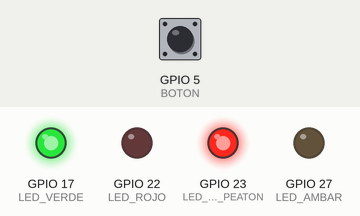
A program run on a simulated Raspberry Pi (BCM pin numbers). On the bench: output pins drawn as LEDs (lit = HIGH). The test bench sets the inputs (shaded band); at power-on: GPIO 5 (BOTON) HIGH.

Above: at 2.5 s.
At 6.0 s:
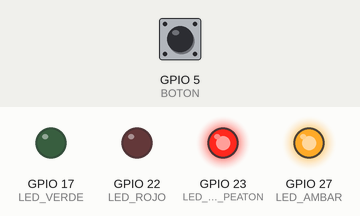
At 12.0 s:
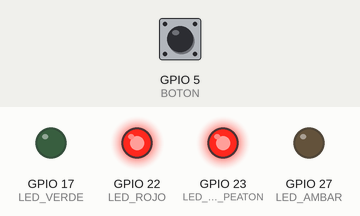
Timing chart, 0 to 19.6 s (numbered marks = the images above):
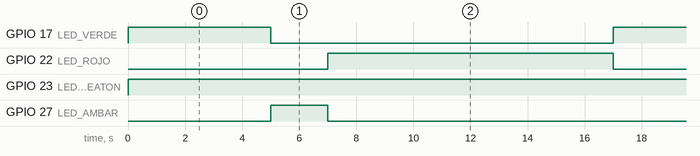

The program:

etapa6.py
```python
from gpiozero import LED, Button
from time import sleep

LED_VERDE = LED(17)
LED_AMBAR = LED(27)
LED_ROJO = LED(22)
LED_ROJO_PEATON = LED(23)
BOTON = Button(5)

def ciclo_normal():
    LED_ROJO_PEATON.on()

    LED_VERDE.on()
    sleep(5)
    LED_VERDE.off()

    LED_AMBAR.on()
    sleep(2)
    LED_AMBAR.off()

    LED_ROJO.on()
    sleep(10)
    LED_ROJO.off()

def ciclo_especial():
    LED_VERDE.off()
    LED_AMBAR.off()
    LED_ROJO.on()
    LED_ROJO_PEATON.on()
    sleep(5)

peticion = False

try:
    while True:
        if BOTON.is_pressed and not peticion:
            peticion = True

        if peticion:
            ciclo_especial()
            peticion = False
        else:
            ciclo_normal()

except KeyboardInterrupt:
    LED_VERDE.off()
    LED_AMBAR.off()
    LED_ROJO.off()
    LED_ROJO_PEATON.off()
```

Measured:
- by itself, GPIO 17 (LED_VERDE): alternates HIGH for 5.0 s and LOW for 12.0 s
- by itself, GPIO 22 (LED_ROJO): alternates HIGH for 10.0 s and LOW for 7.0 s
- by itself, GPIO 23 (LED_ROJO_PEATON): LOW → HIGH at 0.00 s
- by itself, GPIO 27 (LED_AMBAR): alternates HIGH for 2.0 s and LOW for 15.0 s
